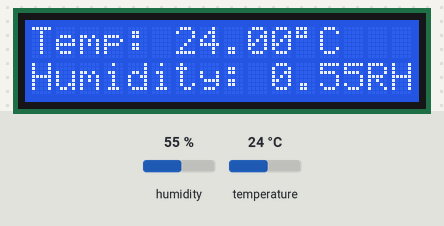
Simulated run of this sketch. Board: Arduino Uno, built with avr-gcc and run on an emulated ATmega328P. Shown: 16×2 character LCD. Inputs (shaded band) come from the test bench; at power-on: humidity 55 %, temperature 24 °C. What the sketch prints to the serial monitor is not drawn.

Above: at 1.2 s.
1.3 s: humidity set to 22 %
At 3.5 s:
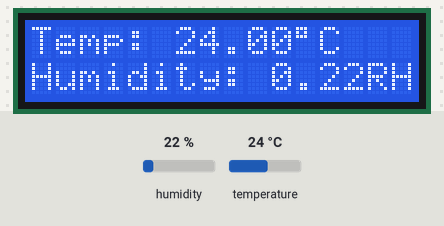
4.4 s: temperature set to 12 °C
At 5.8 s:
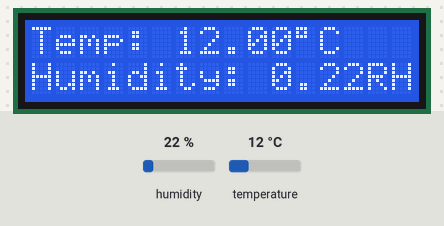
7.5 s: humidity set to 40 %
At 10.3 s:
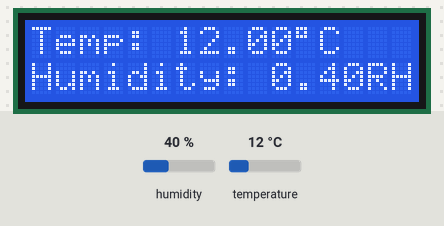
10.9 s: temperature set to 19 °C
At 12.6 s:
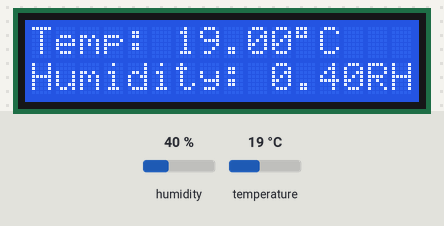
Timing chart, 0 to 14.1 s (numbered marks = the images above; inputs shaded):
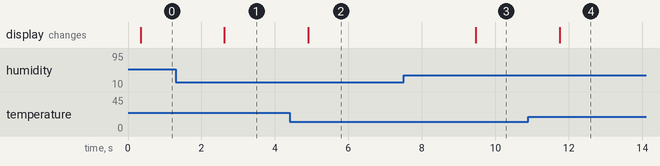

Measured:
- after the input at 1.3 s, the display: changes after 1.3 s (image 1)
- after the input at 4.4 s, the display: changes after 0.51 s (image 2)
- after the input at 7.5 s, the display: changes after 2.0 s (image 3)
- after the input at 10.9 s, the display: changes after 0.85 s (image 4)

The sketch:

temp_hum_demo.ino
```cpp
#include "DHT.h"
#include <LiquidCrystal.h>

#define outputPin A0
#define type DHT11

byte degree[8] = {
  B11100,
  B10100,
  B11100,
  B00000,
  B00000,
  B00000,
  B00000,
  B00000,
};

const int rs = 12, en = 11, d4 = 5, d5 = 4, d6 = 3, d7 = 2;
LiquidCrystal lcd(rs, en, d4, d5, d6, d7);
DHT sensor(outputPin, type);

void setup() {
  // put your setup code here, to run once:
  Serial.begin(9600);

  Serial.println("Begin:");

  lcd.begin(16, 2);
  lcd.createChar(0, degree);
}

void loop() {
  // put your main code here, to run repeatedly:
  delay(250);

  float currentTemp = sensor.readTemperature();
  //float currentTempF = sensor.readTemperature(true);
  float currentHum = sensor.readHumidity();

  lcd.clear();
  lcd.setCursor(0,0);
  lcd.print("Temp: ");
  lcd.print(currentTemp);
  lcd.write(byte(0));
  lcd.print("C");

  lcd.setCursor(0,1);
  lcd.print("Humidity: ");
  lcd.print(currentHum/100);
  lcd.print("RH");

  Serial.print("Temperature: ");
  Serial.print(currentTemp);
  Serial.print("C\n");
  /*Serial.print("Temperature in F: ");
  Serial.print(sensor.convertCtoF(currentTemp));
  Serial.print("F\n");
  Serial.print("Temperature in C again: ");
  Serial.print(sensor.convertFtoC(currentTempF));
  Serial.print("C\n");*/
  Serial.print("Humidity: ");
  Serial.print(currentHum/100);
  Serial.print("%\n");

  delay(2000);
}
```
